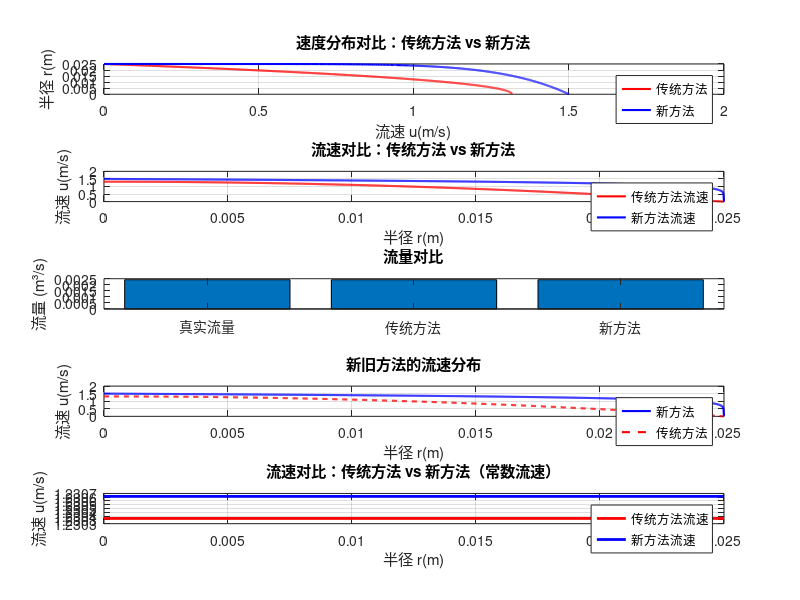

This chart was generated by the following MATLAB code:
clc; clear; close all;

%% 参数设置
D = 0.05;            % 管道内径 (m)
R = D/2;             % 管道半径 (m)
c = 1482;            % 声速 (m/s)
theta = 45;          % 超声波传播角度 (度)
theta_rad = deg2rad(theta);
nu = 1.007e-6;       % 水的运动粘度 (m²/s)
rho = 1000;          % 水密度 (kg/m³)
u_m = 1.5;           % 平均流速 (m/s)
N = 1000;            % 径向离散点数

%% 计算雷诺数和流动状态
Re = (u_m * D) / nu;
if Re <= 2000
    flow_type = 'laminar';
elseif Re >= 4000
    flow_type = 'turbulent';
else
    flow_type = 'transition';
end
fprintf('雷诺数 Re = %.2e, 流动状态: %s\n', Re, flow_type);

%% 生成速度分布模型
r = linspace(0, R, N);       % 径向坐标
s = r / R;                   % 归一化半径
dr = R / (N-1);              % 微元厚度

switch flow_type
    case 'laminar'
        % 层流：抛物线分布 (u = 2u_m(1 - (r/R)^2))
        u = 2 * u_m * (1 - s.^2);
        
    case 'turbulent'
        % 湍流：指数分布 (u = u_m(1 - r/R)^(1/n))
        % 根据Re插值获取n（论文表1数据）
        Re_table = [4e3, 2.56e4, 1.05e5, 2.06e5, 3.2e5, 3.84e5, 4.28e5];
        n_table = [6.0, 7.0, 7.3, 8.0, 8.3, 8.5, 8.6];
        n = interp1(Re_table, n_table, Re, 'linear', 'extrap');
        u = u_m * (1 - s).^(1/n);
        
    otherwise
        error('过渡流暂未实现');
end

%% 真实流量计算（积分速度分布）
Q_real = 2*pi * trapz(r, u .* r);  % 积分: Q = ∫(0到R) u(r) * 2πr dr

%% 传统方法：线速度平均 + 校正因子
% 步骤1：计算线平均速度v_L（假设超声波路径为直径）
v_L = mean(u);  % 传统方法假设线速度为路径平均

% 步骤2：应用校正因子得到面平均速度v_S
switch flow_type
    case 'laminar'
        k = 0.75;  % 层流校正因子
    case 'turbulent'
        k = 2*n / (2*n + 1);  % 湍流校正因子
end
v_S_traditional = k * v_L;

% 步骤3：计算流量
Q_traditional = pi * R^2 * v_S_traditional;

%% 新方法：积分速度分布直接计算面平均速度
% 步骤1：计算每个微元的传播时间差dΔT
% 时差法公式：ΔT = (2R/(u_m sinθ cosθ)) * ∫[1/(K - u/u_m) - 1/(K + u/u_m)] ds
K = c / (u_m * cos(theta_rad));
integrand = (1./(K - u/u_m) - 1./(K + u/u_m));
DeltaT = (2*R/(u_m * sin(theta_rad)*cos(theta_rad))) * trapz(s, integrand);

% 步骤2：根据ΔT计算线平均速度v_L_new（传统方法假设的ΔT） 
% v_L_new = (DeltaT * c^2 * sin(theta_rad)) / (4 * R * cos(theta_rad));

% 步骤3：直接积分速度分布得到面平均速度v_S_new
v_S_new = trapz(r, u .* r) * 2 / R^2;  % v_S = (2/R²)∫u(r) r dr

% 步骤4：计算流量
Q_new = pi * R^2 * v_S_new;

%% 计算流速（单位时间流经管道的体积）

% 流速计算公式：流速 = 流量 / 时间。这里我们假设单位时间。
flow_rate_traditional = Q_traditional; % 使用传统方法计算的流量
flow_rate_new = Q_new; % 使用新方法计算的流量

% 流速 = 流量 / 时间，假设单位时间
v_speed_traditional = flow_rate_traditional / (pi * R^2);
v_speed_new = flow_rate_new / (pi * R^2);

%% 结果对比
fprintf('=== 流量对比 ===\n');
fprintf('真实流量 Q_real = %.4f m³/s\n', Q_real);
fprintf('传统方法 Q_traditional = %.4f (误差 %.2f%%)\n', Q_traditional, 100*(Q_traditional-Q_real)/Q_real);
fprintf('新方法    Q_new        = %.4f (误差 %.2f%%)\n', Q_new, 100*(Q_new-Q_real)/Q_real);

%% 可视化

% 1. 传统方法与新方法的速度分布对比
figure;
subplot(5,1,1);
% 传统方法的速度分布
v_L_traditional = mean(u); % 传统方法的线速度
u_traditional = v_L_traditional * (1 - s.^2); % 近似传统方法速度分布
plot(u_traditional, r, 'r', 'LineWidth', 1.5);
hold on;
% 新方法的速度分布
plot(u, r, 'b', 'LineWidth', 1.5);
title('速度分布对比：传统方法 vs 新方法');
xlabel('流速 u(m/s)');
ylabel('半径 r(m)');
legend('传统方法', '新方法');
grid on;

% 2. 流速对比图
subplot(5,1,2);
plot(r, u_traditional, 'r', 'LineWidth', 1.5);
hold on;
plot(r, u, 'b', 'LineWidth', 1.5);
title('流速对比：传统方法 vs 新方法');
xlabel('半径 r(m)');
ylabel('流速 u(m/s)');
legend('传统方法流速', '新方法流速');
grid on;

% 3. 流量对比图
subplot(5,1,3);
bar([Q_real, Q_traditional, Q_new]);
set(gca, 'XTickLabel', {'真实流量', '传统方法', '新方法'}); 
title('流量对比');
ylabel('流量 (m³/s)');

% 4. 新旧方法的流速分布
subplot(5,1,4);
plot(r, u, 'b', 'LineWidth', 1.5);
hold on;
plot(r, u_traditional, 'r--', 'LineWidth', 1.5);
title('新旧方法的流速分布');
xlabel('半径 r(m)');
ylabel('流速 u(m/s)');
legend('新方法', '传统方法');
grid on;

% 5. 流速对比图（常数流速）
subplot(5,1,5);
plot([0, R], [v_speed_traditional, v_speed_traditional], 'r', 'LineWidth', 2); % 传统方法流速
hold on;
plot([0, R], [v_speed_new, v_speed_new], 'b', 'LineWidth', 2); % 新方法流速
title('流速对比：传统方法 vs 新方法（常数流速）');
xlabel('半径 r(m)');
ylabel('流速 u(m/s)');
legend('传统方法流速', '新方法流速');
grid on;

%% 误差分析
error_traditional = abs(Q_traditional - Q_real) / Q_real * 100;
error_new = abs(Q_new - Q_real) / Q_real * 100;
fprintf('\n=== 误差分析 ===\n');
fprintf('传统方法误差: %.2f%%\n', error_traditional);
fprintf('新方法误差:    %.2f%%\n', error_new);
